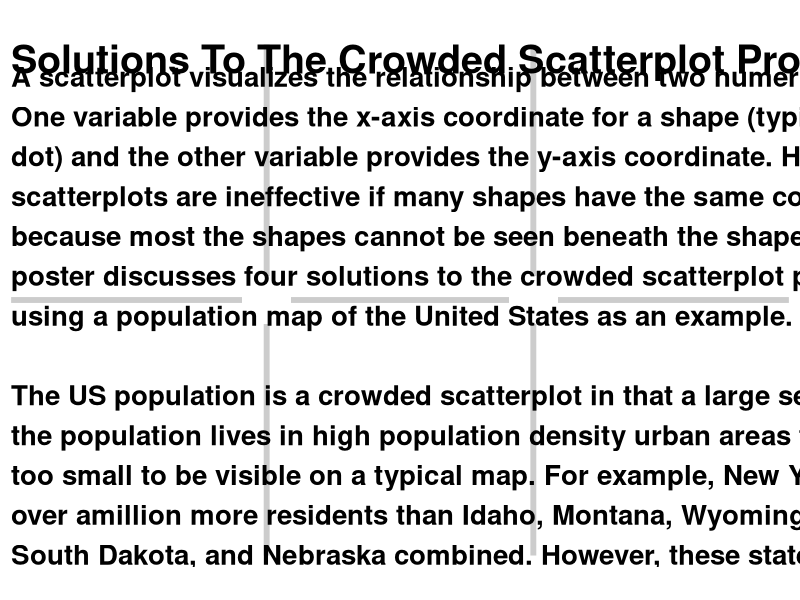

This figure's R source: (Note: this script raises an error after producing the figure.)
##########==========##########==========##########==========##########==========

## SET UP ======================================================================

## meta-information
## Author: Josh M.
## Creation: 2021-02-07
## Description: render project poster visualization for the crowded scatterplots
  ## project.

## environment setup
remove(list = objects())
options(width = 80, scipen = 2, digits = 6)
library(readxl)
library(tidyverse)

## READ IN DATA ================================================================

poster_dims <- read_xlsx("A_Inputs/poster_dims.xlsx")

## RENDER PLOT LAYOUT ELEMENTS =================================================

## initialize plot
crowded_scatterplot <- ggplot() +
  coord_fixed(xlim = c(0, 36), ylim = c(0, 24), ratio = 1, expand = FALSE) +
  theme_void()

## render dividers
crowded_scatterplot <- crowded_scatterplot +
  geom_segment(
    data = filter(poster_dims, str_detect(element, "divider_v")),
    mapping = aes(
      x = (x_min + x_max) / 2,
      xend = (x_min + x_max) / 2,
      y = y_min,
      yend = y_max
      ),
    size = 2, color = "gray80"
    ) +
  geom_segment(
    data = filter(poster_dims, str_detect(element, "divider_h")),
    mapping = aes(
      x = x_min,
      xend = x_max,
      y = (y_min + y_max) / 2,
      yend = (y_min + y_max) / 2
      ),
    size = 2, color = "gray80"
    ) +
  geom_point(
    data = filter(poster_dims, str_detect(element, "divider_v")),
    mapping = aes(
      x = (x_min + x_max) / 2,
      y = (y_min + y_max) / 2
      ),
    color = "white", size = 2^4, shape = 15
    )

## poster explanation
explanation <- c(
  "A scatterplot visualizes the relationship between two numeric variables. ",
  "One variable provides the x-axis coordinate for a shape (typically a dot) ",
  "and the other variable provides the y-axis coordinate.  However, ",
  "scatterplots are ineffective if many shapes have the same coordinates ",
  "because most the shapes cannot be seen beneath the shape on top.  ",
  "This poster discusses four solutions to the crowded scatterplot problem, ",
  "using a population map of the United States as an example.",
  "",
  "The US population is a crowded scatterplot in that a large segment of the ",
  "population lives in high population density urban areas that are too small ",
  "to be visible on a typical map.  For example, New York City has over a",
  "million more residents than Idaho, Montana, Wyoming, North Dakota, South ",
  "Dakota, and Nebraska combined. However, these states occupy 1,200 times ",
  "more surface area on a US map.  If you place a dot on a US map for every ",
  "resident, New Yorkers would be much less visible than the ",
  "residents of the aforementioned states.  Even within those states, the ",
  "same challenges occurs.  For example, the city of Cheyenne holds nearly ",
  "10% of the population of Wyoming.  However, the city occupies ",
  "only 0.02% of the surface area of Wyoming, making these residents less ",
  "visible than other Wyomingites.",
  "",
  "This R code underlying this project is on GitHub at: ",
  "https://github.com/sjoshuam/crowded_scatterplot"
  )
explanation <- tapply(explanation, cumsum(!nzchar(explanation)), paste,
  collapse = "") %>%
  str_wrap(width = 72) %>%
  paste(collapse = "\n\n")

## render poster explanation panel
crowded_scatterplot <- crowded_scatterplot +
  geom_text(
    data = filter(poster_dims, element == "plot_12"),
    mapping = aes(x = x_min, y = y_max - 0.5),
    hjust = 0, vjust = 1, size = 7, label = explanation,
    color = "black", fontface ="bold"
  ) + geom_text(
    data = filter(poster_dims, element == "title_12"),
    mapping = aes(x = x_min, y = y_max),
    hjust = 0, vjust = 1, size = 10,
    label = "Solutions To The Crowded Scatterplot Problem",
    color = "black", fontface ="bold"
      )

## WRITE POSTER TO DISK =================================================

pdf(file = "C_Outputs/crowded_scatterplot_poster.pdf", width = 36, height = 24)
crowded_scatterplot
graphics.off()

png(file = "C_Outputs/crowded_scatterplot.png", width = 36, height = 24,
  units = "in", res = 72)
crowded_scatterplot
graphics.off()

##########==========##########==========##########==========##########==========